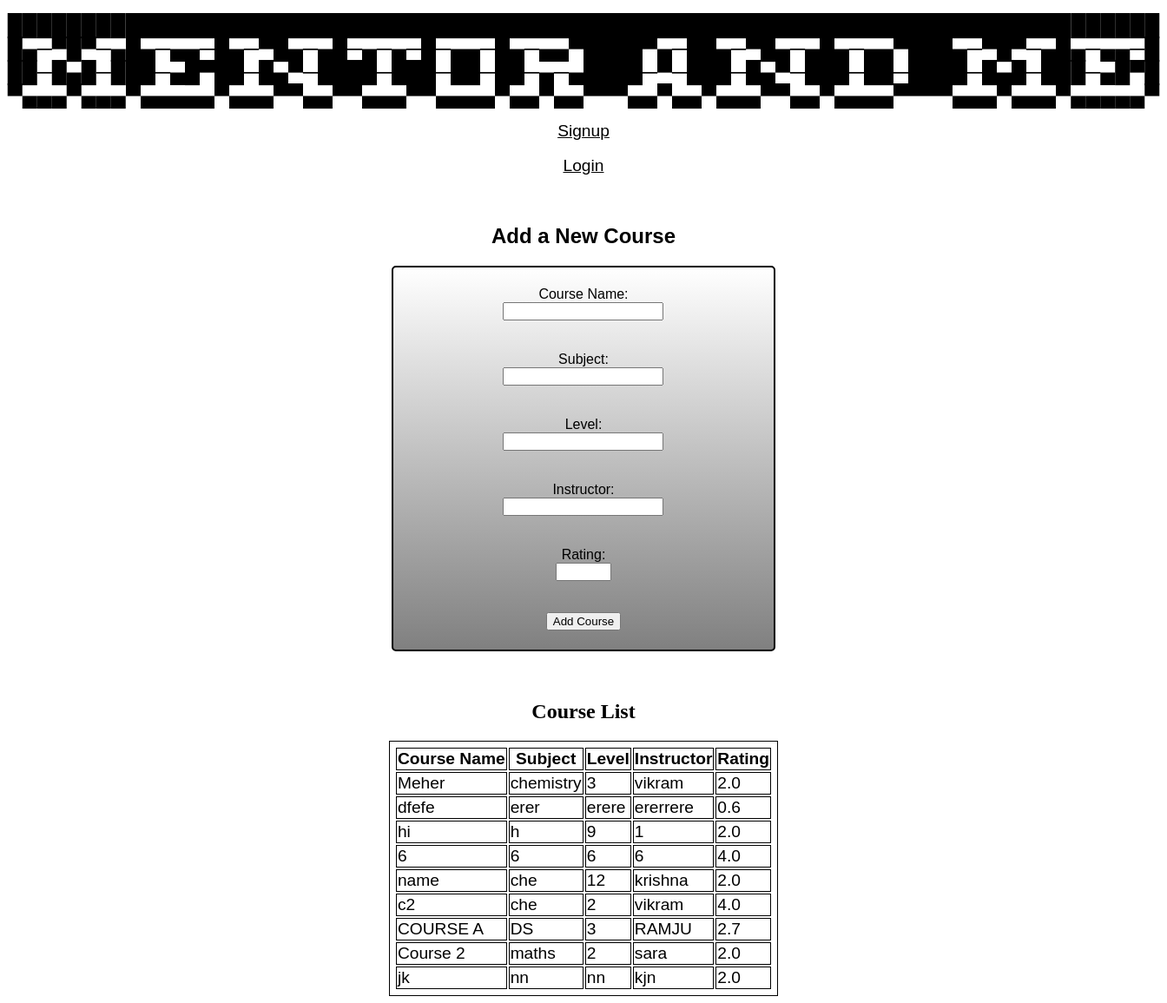
The page / on the database its author committed.
### tables this page shows
CREATE TABLE courses (
        id INTEGER PRIMARY KEY AUTOINCREMENT,
        name TEXT NOT NULL,
        subject TEXT NOT NULL,
        level TEXT NOT NULL,
        instructor TEXT NOT NULL,
        rating REAL NOT NULL
    );

### app.py (the view)
@app.route("/")
def index():
    conn = create_connection()
    create_courses_table(conn)
    courses = get_all_courses(conn)
    conn.close()
    return render_template("index.html", courses=courses, ums=ums)

### app.py (called while the page is built)
def create_connection():
    conn = sqlite3.connect(db_name)
    return conn

def create_courses_table(conn):
    query = """
    CREATE TABLE IF NOT EXISTS courses (
        id INTEGER PRIMARY KEY AUTOINCREMENT,
        name TEXT NOT NULL,
        subject TEXT NOT NULL,
        level TEXT NOT NULL,
        instructor TEXT NOT NULL,
        rating REAL NOT NULL
    )
    """
    conn.execute(query)

def get_all_courses(conn):
    query = """
    SELECT name, subject, level, instructor, rating FROM courses
    """
    cursor = conn.execute(query)
    courses = cursor.fetchall()
    return courses

### templates/index.html (shortened to what this page needs)
<!DOCTYPE html>
<html>
<head>
    <h1 style="font-size: 24px; text-align: center;">
        ██████████████████████████████████████████████████████████████████████████████
        █▄─▀█▀─▄█▄─▄▄─█▄─▀█▄─▄█─▄─▄─█─▄▄─█▄─▄▄▀████▀▄─██▄─▀█▄─▄█▄─▄▄▀███▄─▀█▀─▄█▄─▄▄─█
        ██─█▄█─███─▄█▀██─█▄▀─████─███─██─██─▄─▄████─▀─███─█▄▀─███─██─████─█▄█─███─▄█▀█
        ▀▄▄▄▀▄▄▄▀▄▄▄▄▄▀▄▄▄▀▀▄▄▀▀▄▄▄▀▀▄▄▄▄▀▄▄▀▄▄▀▀▀▄▄▀▄▄▀▄▄▄▀▀▄▄▀▄▄▄▄▀▀▀▀▄▄▄▀▄▄▄▀▄▄▄▄▄▀</h1>
</head>
<body>
    {% if ums["logged_in_user"] %}
        <center><p style="color: black; font-family: 'Gill Sans', 'Gill Sans MT', Calibri, 'Trebuchet MS', sans-serif; font-size: x-large;">Welcome, {{ ums["logged_in_user"]}}!</p></center>
        <center><a href="{{ url_for('logout') }}" style="font-family: 'Gill Sans', 'Gill Sans MT', Calibri, 'Trebuchet MS', sans-serif; font-size: larger; color: black;">Logout</a></center>
    {% else %}
        <center><a href="{{ url_for('signup') }}" style="color: black; font-family: 'Gill Sans', 'Gill Sans MT', Calibri, 'Trebuchet MS', sans-serif; font-size: larger;">Signup</a></center><br>
        <center><a href="{{ url_for('login') }}" style="color: black; font-family: 'Gill Sans', 'Gill Sans MT', Calibri, 'Trebuchet MS', sans-serif; font-size: larger;">Login</a></center>
    {% endif %}
    <br><br>
    <center><h2 style="font-family: 'Gill Sans', 'Gill Sans MT', Calibri, 'Trebuchet MS', sans-serif;">Add a New Course</h2></center>
    <center><form action="{{ url_for('add_course') }}" method="POST" style="border: 2px solid black; border-radius: 5px; padding: 20px; display: flex; justify-content: center; align-items: center; height: 50vh; width: 30%; flex-direction: column; background-image: linear-gradient(white, grey);">
        <label for="name" style="font-family: 'Gill Sans', 'Gill Sans MT', Calibri, 'Trebuchet MS', sans-serif;">Course Name:</label>
        <input type="text" name="name" id="name" required><br><br>
        <label for="subject" style="font-family: 'Gill Sans', 'Gill Sans MT', Calibri, 'Trebuchet MS', sans-serif;">Subject:</label>
        <input type="text" name="subject" required><br><br>
        <label for="level" style="font-family: 'Gill Sans', 'Gill Sans MT', Calibri, 'Trebuchet MS', sans-serif;">Level:</label>
        <input type="text" name="level" required><br><br>
        <label for="instructor" style="font-family: 'Gill Sans', 'Gill Sans MT', Calibri, 'Trebuchet MS', sans-serif;">Instructor:</label>
        <input type="text" name="instructor" required><br><br>
        <label for="rating" style="font-family: 'Gill Sans', 'Gill Sans MT', Calibri, 'Trebuchet MS', sans-serif;">Rating:</label>
        <input type="number" step="0.1" min="0" max="5" name="rating" required><br><br>
        <input type="submit" value="Add Course" style="font-family: 'Gill Sans', 'Gill Sans MT', Calibri, 'Trebuchet MS', sans-serif;"></center>
    <br><br>
    <center><h2>Course List</h2></center>
    <center><table style="border: 1px solid black; font-family: 'Gill Sans', 'Gill Sans MT', Calibri, 'Trebuchet MS', sans-serif; font-size: larger; padding: 5px;"></center>
        <tr>
            <th>Course Name</th>
            <th>Subject</th>
            <th>Level</th>
            <th>Instructor</th>
            <th>Rating</th>
        </tr>
        {% for course in courses %}
            <tr>
                <td>{{ course[0] }}</td>
                <td>{{ course[1] }}</td>
                <td>{{ course[2] }}</td>
                <td>{{ course[3] }}</td>
                <td>{{ course[4] }}</td>
            </tr>
        {% endfor %}
</body>
</html>

### templates/index.html (style rules this page uses)
body { background: url("https://wallpaperaccess.com/full/753391.jpg"); background-size: contain; background-repeat: no-repeat; background-position: inherit; }
th,td,tr { border: 1px solid black; }

### rows shown on the page
courses: name "Meher", subject "chemistry", level "3", instructor "vikram", rating "2.0"
courses: name "dfefe", subject "erer", level "erere", instructor "ererrere", rating "0.6"
courses: name "hi", subject "h", level "9", instructor "1", rating "2.0"
courses: name "6", subject "6", level "6", instructor "6", rating "4.0"
courses: name "name", subject "che", level "12", instructor "krishna", rating "2.0"
courses: name "c2", subject "che", level "2", instructor "vikram", rating "4.0"
courses: name "COURSE A", subject "DS", level "3", instructor "RAMJU", rating "2.7"
courses: name "Course 2", subject "maths", level "2", instructor "sara", rating "2.0"
courses: name "jk", subject "nn", level "nn", instructor "kjn", rating "2.0"
